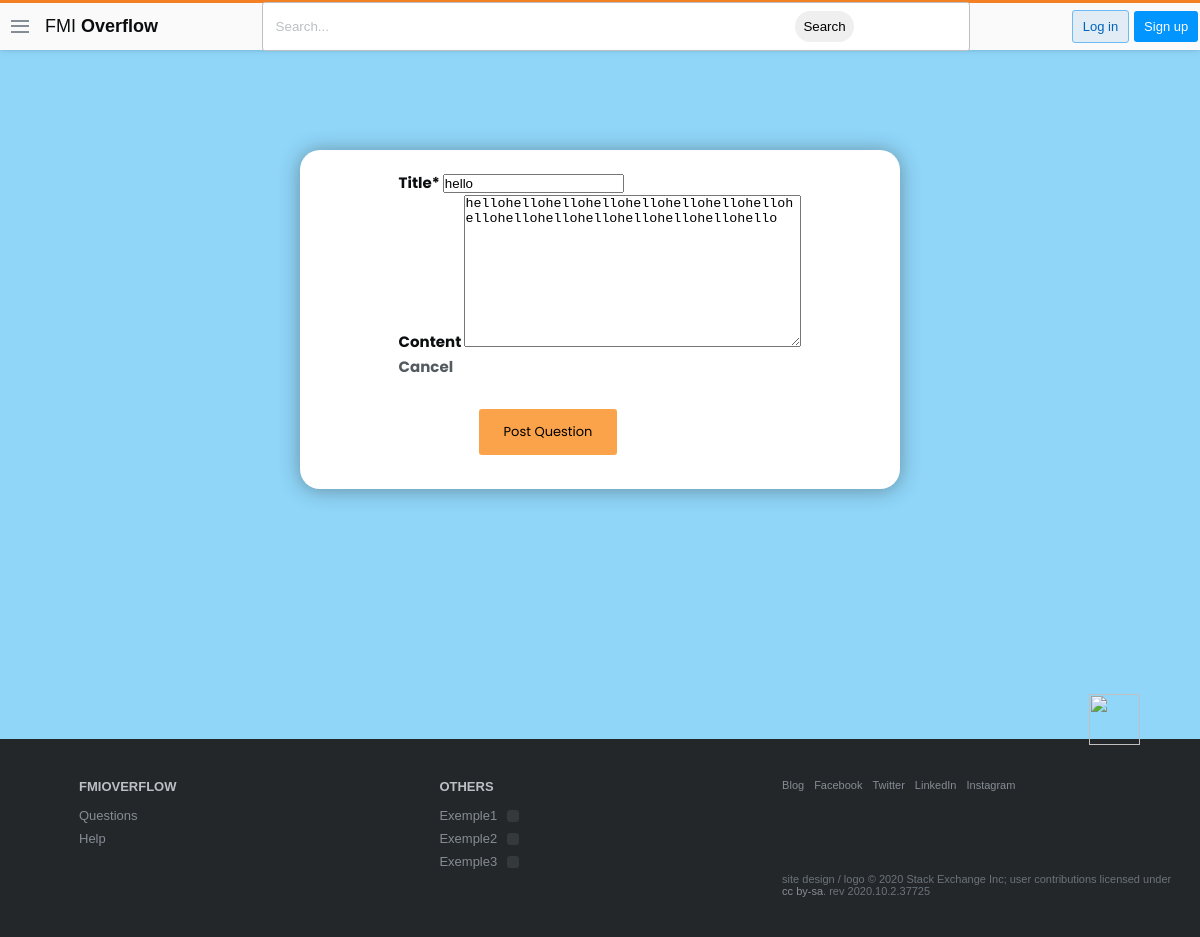
Page /questions/5/update/ on the committed database.
### stackbase/models.py (models this page shows, shortened)
class Question(models.Model):
    user = models.ForeignKey(User, on_delete=models.CASCADE)
    title = models.CharField(max_length = 1000)
    content = models.TextField(null=True,blank=True)
    date_created = models.DateTimeField(default=timezone.now)

### stackbase/views.py (the view, shortened to what this page needs)
# urls.py: path('questions/<int:pk>/update/',views.QuestionUpdateView.as_view(),name="question_update"),
class QuestionUpdateView(UpdateView):
    model = Question
    fields =['title','content']
    context_object_name = 'question'

### stackbase/templates/stackbase/question_form.html (shortened to what this page needs)
{% extends 'base.html' %}
{% load static %}
{% load crispy_forms_tags %}
{% block content %}
<html>
<head>
    </head>
<body>
    <div class="centered-container">
        <div>
        <form action="" method="POST" >
            <h6> {{ form|crispy }} </h6>
            <h6> <a href="{% url 'stackbase:question_list' %}" style="margin-top: 30px;">Cancel</a> </h6>
            <div><button class="btn btn-post" style="margin-top:30px" type="submit">Post Question</button></div>
        </form>
        </div>
    </div>
</body>
</html>
{% endblock %}

### static/main.css (style rules this page uses)
*, *::before, *::after { margin: 0; padding: 0; box-sizing: border-box; }
html { font-family: Arial, "Helvetica Neue", Helvetica, sans-serif; font-size: 10px; color: #0c0d0e; }
a { text-decoration: none; color: #535a60; cursor: pointer; }
.btn { text-align: center; font-size: 1.3rem; border-radius: 3px; transition: all 0.5s; padding: 1.3rem 2.5rem; }

### stackbase/templates/stackbase/question_form.html (style rules this page uses)
body { background-color: #8fd6f9; }
h6 { font-size: 15px; font-family: 'Poppins', sans-serif; }
.btn-post { background-color: #fba34a; font-size: 13px; border: none; color: black; font-family: 'Poppins', sans-serif; margin: 14px 80px; }
.centered-container { display: flex; justify-content: center; align-items: center; overflow: hidden; width: 50%; padding: 20px; margin: auto; background-color: #fff; border-radius: 20px; -webkit-box-shadow: 0 1px 20px 0 rgba(69, 90, 100, 0.08); box-shadow: 0 1px 20px 0 rgba(53, 53, 53, 0.452); border: none; margin-bottom: 30px; line-height: 25px; }

### rows in the picture
Question: title "hello", content "hellohellohellohellohellohellohellohellohellohellohellohellohellohellohellohello"
